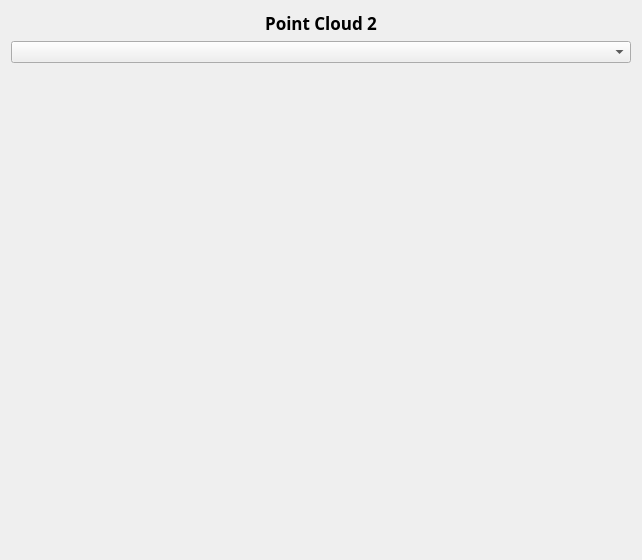
     <widget class="QWidget" name="w_alfa" native="true">
      <layout class="QVBoxLayout" name="l_alfa_cloud">
       <property name="sizeConstraint">
        <enum>QLayout::SetNoConstraint</enum>
       </property>
       <item>
        <widget class="QLabel" name="label_6">
         <property name="font">
          <font>
           <family>Ubuntu Mono</family>
           <pointsize>13</pointsize>
           <bold>true</bold>
          </font>
         </property>
         <property name="text">
          <string>Point Cloud 2</string>
         </property>
         <property name="alignment">
          <set>Qt::AlignCenter</set>
         </property>
        </widget>
       </item>
       <item>
        <layout class="QHBoxLayout" name="horizontalLayout_18">
         <item>
          <widget class="QComboBox" name="cb_ALFA">
           <property name="currentText">
            <string/>
           </property>
          </widget>
         </item>
        </layout>
       </item>
       <item>
        <widget class="QVTKOpenGLStereoWidget" name="qvtkWidget_alfa" native="true">
         <property name="sizePolicy">
          <sizepolicy hsizetype="Expanding" vsizetype="Expanding">
           <horstretch>50</horstretch>
           <verstretch>0</verstretch>
          </sizepolicy>
         </property>
         <property name="minimumSize">
          <size>
           <width>620</width>
           <height>480</height>
          </size>
         </property>
        </widget>
       </item>
      </layout>
     </widget>
